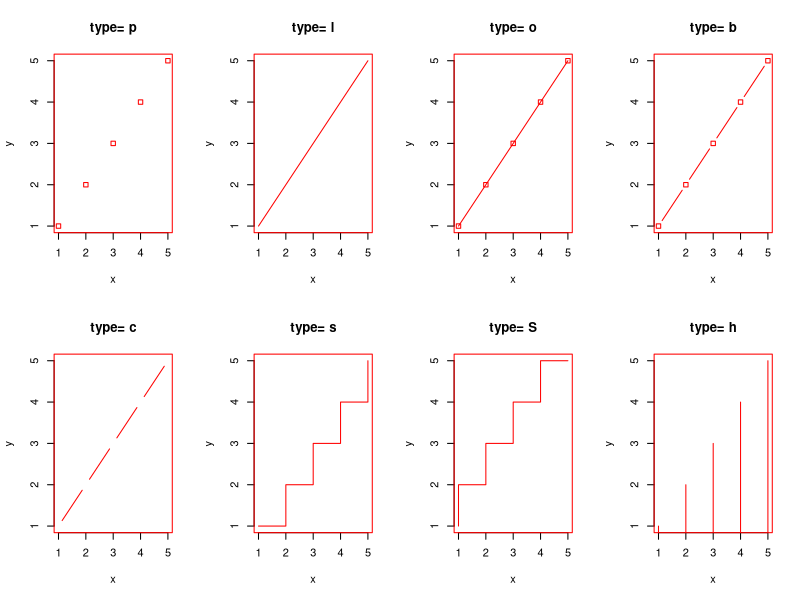

The R script that drew this image:
# Title     : TODO
# Objective : TODO
# Created by: KIIT
# Created on: 8/4/2020

x <- c(1:5); y <- x # create some data
par(pch=22, col="red") # plotting symbol and color
par(mfrow=c(2,4)) # all plots on one page
opts <- c("p", "l", "o", "b", "c", "s", "S", "h")
for(i in 1:length(opts)){
  heading <- paste("type=", opts[i])
  plot(x, y, type="n", main=heading)
  lines(x, y, type=opts[i])
}